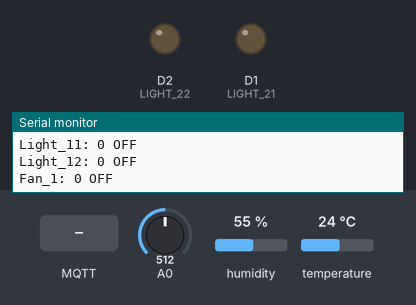
Bench run of a program on a simulated ESP8266 (NodeMCU). Parts: output pins drawn as LEDs (lit = HIGH), the last lines printed to the serial monitor. The test bench sets the inputs (shaded band); at power-on: A0 = 512, humidity 55 %, temperature 24 °C. WiFi joins after 1.5 s; servers stay silent unless stated; no MQTT or app messages arrive unless stated.

Above: at 3.7 s.
3.8 s: MQTT message "1" arrives on the first subscribed topic
At 5.6 s:
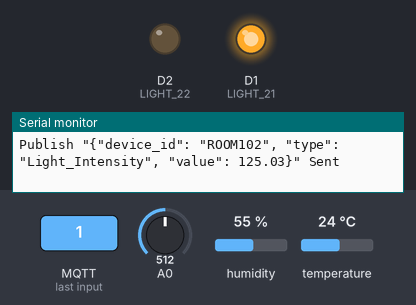
6.0 s: MQTT message "1" arrives on the second subscribed topic
At 7.4 s:
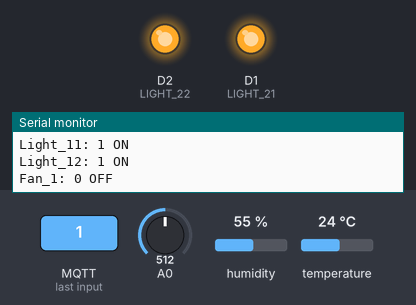
8.1 s: MQTT message "0" arrives on the first subscribed topic
At 9.5 s:
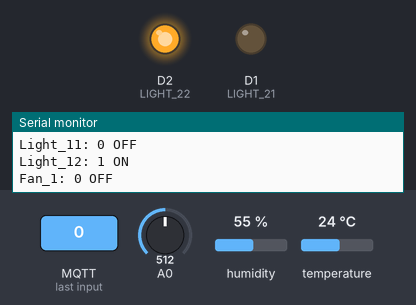
10.1 s: MQTT message "0" arrives on the second subscribed topic
At 11.1 s:
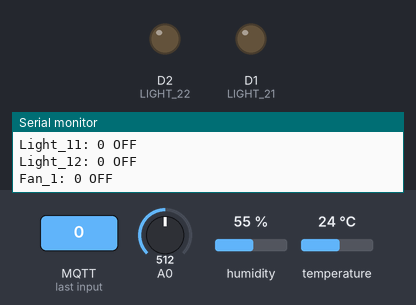
Timing chart, 0 to 13.1 s (numbered marks = the images above; inputs shaded):
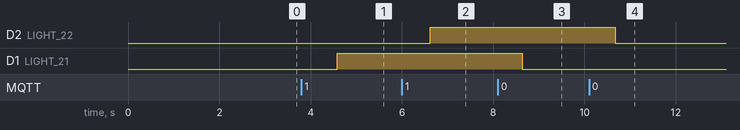

The program:

main.cpp
```cpp
#include <DHT.h>
#include <ESP8266WiFi.h>
#include <PubSubClient.h>
#include <ArduinoJson.h>
#include <Arduino.h>
#include <Wire.h>

// LIGHT
const int LIGHT_21 = D1;
const int LIGHT_22 = D2;

// DHT22
const int DHT_PIN = D4;
#define DHT_TYPE DHT22
DHT dht(DHT_PIN, DHT_TYPE);

// TEMT6000
const int TEMT_PIN = D3;

// Wi-Fi Credentials
// const char* ssid = "HCMUT02";
// const char* ssid ="ThanhNguyenChi";
// const char* password ="chithanh";
const char *ssid = "P904";
const char *password = "904ktxbk";

// MQTT Broker Details
String device_id = "ROOM102";
const char *mqtt_clientId = "ROOM102";

// const char* mqtt_server = "10.130.42.129"; //HCMUT02
const char *mqtt_server = "192.168.1.11"; // ROOM 904
const int mqtt_port = 1883;
const char *topic_publish = "SensorData2";


WiFiClient esp_client;
void callback(char *topic, byte *payload, unsigned int length);
PubSubClient mqtt_client(mqtt_server, mqtt_port, callback, esp_client);

// Data Sending Time
unsigned long CurrentMillis, PreviousMillis, DataSendingTime = (unsigned long)500 * 10;

// Variable
byte light_21_Status;
byte light_22_Status;
byte fan_2_Status;

void mqtt_connect();

void setup_wifi()
{
  Serial.println();
  Serial.print("Connecting to ");
  Serial.println("\"" + String(ssid) + "\"");

  WiFi.begin(ssid, password);
  // WiFi.begin(ssid);
  while (WiFi.status() != WL_CONNECTED)
  {
    delay(500);
    Serial.print(".");
  }
  Serial.println("\nWiFi connected");
  Serial.print("IP address: ");
  Serial.println(WiFi.localIP());
}

void mqtt_publish(char *data)
{
  mqtt_connect();
  if (mqtt_client.publish(topic_publish, data))
    Serial.println("Publish \"" + String(data) + "\" Sent");
  else
    Serial.println("Publish \"" + String(data) + "\" failed");
}
void mqtt_subscribe(const char *topic)
{
  if (mqtt_client.subscribe(topic))
    Serial.println("Subscribe \"" + String(topic) + "\" Sent");
  else
    Serial.println("Subscribe \"" + String(topic) + "\" failed");
}

void mqtt_connect()
{
  // Loop until we're reconnected
  while (!mqtt_client.connected())
  {
    Serial.println("Attempting MQTT connection...");
    if (mqtt_client.connect(mqtt_clientId))
    {
      Serial.println("MQTT Client Connected");
      mqtt_publish((char *)("Data from" + device_id).c_str());
      // Subscribe
      mqtt_subscribe("device/light21");
      mqtt_subscribe("device/light22");
      mqtt_subscribe("device/fan2");
    }
    else
    {
      Serial.print("failed, rc=");
      Serial.print(mqtt_client.state());
      Serial.println(" try again in 5 seconds");
      // Wait 5 seconds before retrying
      delay(5000);
    }
  }
}

void callback(char *topic, byte *payload, unsigned int length)
{
  String command;
  Serial.print("\n\nMessage arrived [");
  Serial.print(topic);
  Serial.println("] ");

  String topicStr = topic;
  int value = payload[0] - '0';

  if (topicStr.equals("device/light21"))
  {
    if (value == 1)
    {
      digitalWrite(LIGHT_21, HIGH);
      light_21_Status = 1;
    }
    else if (value == 0)
    {
      digitalWrite(LIGHT_21, LOW);
      light_21_Status = 0;
    }
  }
  else if (topicStr.equals("device/light22"))
  {
    if (value == 1)
    {
      digitalWrite(LIGHT_22, HIGH);
      light_22_Status = 1;
    }
    else if (value == 0)
    {
      digitalWrite(LIGHT_22, LOW);
      light_22_Status = 0;
    }
  }
  else if (topicStr.equals("device/fan2"))
  {
    if (value == 1)
    {
      digitalWrite(LED_BUILTIN, HIGH);
      fan_2_Status = 1;
    }
    else if (value == 0)
    {
      digitalWrite(LED_BUILTIN, LOW);
      fan_2_Status = 0;
    }
  }
}

void setup()
{
  Serial.begin(115200);

  pinMode(LIGHT_21, OUTPUT);
  pinMode(LIGHT_22, OUTPUT);
  pinMode(LED_BUILTIN, OUTPUT);

  dht.begin();
  pinMode(TEMT_PIN, INPUT);

  delay(1000);
  setup_wifi();
  mqtt_connect();
}

void loop()
{
  // TemtGettingData
  float lux = analogRead(TEMT_PIN) * 0.244200; // 1000 / 4095 = 0.244200

  // DHT11GettingData
  float DHT_Temperature = dht.readTemperature();
  float DHT_Humidity = dht.readHumidity();

  if (isnan(DHT_Temperature) || isnan(DHT_Humidity))
  {
    Serial.println("\n\nFailed to read from DHT22 sensor!");
    delay(1000);
  }
  else
  {
    Serial.println("\n\nDHT Temperature: " + String(DHT_Temperature) + " °C");
    Serial.println("DHT Humidity: " + String(DHT_Humidity) + " %");
    Serial.println("Light Intensity: " + String(lux) + " lux");
    Serial.println("Light_11: " + String(light_21_Status) + " " + String(light_21_Status == 1 ? "ON" : "OFF"));
    Serial.println("Light_12: " + String(light_22_Status) + " " + String(light_22_Status == 1 ? "ON" : "OFF"));
    Serial.println("Fan_1: " + String(fan_2_Status) + " " + String(fan_2_Status == 1 ? "ON" : "OFF"));

    delay(1000);

    // Devices State Sync Request
    CurrentMillis = millis();
    if (CurrentMillis - PreviousMillis > DataSendingTime)
    {
      PreviousMillis = CurrentMillis;

      // Publish Temperature Data
      String pkt = "{";
      pkt += "\"device_id\": \"ROOM102\", ";
      pkt += "\"type\": \"Temperature\", ";
      pkt += "\"value\": " + String(DHT_Temperature) + "";
      pkt += "}";
      mqtt_publish((char *)pkt.c_str());

      // Publish Humidity Data
      String pkt2 = "{";
      pkt2 += "\"device_id\": \"ROOM102\", ";
      pkt2 += "\"type\": \"Humidity\", ";
      pkt2 += "\"value\": " + String(DHT_Humidity) + "";
      pkt2 += "}";
      mqtt_publish((char *)pkt2.c_str());

      // Publish Light Intensity Data
      String pkt3 = "{";
      pkt3 += "\"device_id\": \"ROOM102\", ";
      pkt3 += "\"type\": \"Light_Intensity\", ";
      pkt3 += "\"value\": " + String(lux) + "";
      pkt3 += "}";
      mqtt_publish((char *)pkt3.c_str());
    }
  }

  if (!mqtt_client.loop())
    mqtt_connect();
}
```

Measured:
- after the input at 3.8 s, D1 (LIGHT_21): LOW → HIGH after 0.78 s
- after the input at 6.0 s, D2 (LIGHT_22): LOW → HIGH after 0.62 s
- after the input at 8.1 s, D1 (LIGHT_21): HIGH → LOW after 0.53 s
- after the input at 10.1 s, D2 (LIGHT_22): HIGH → LOW after 0.57 s
